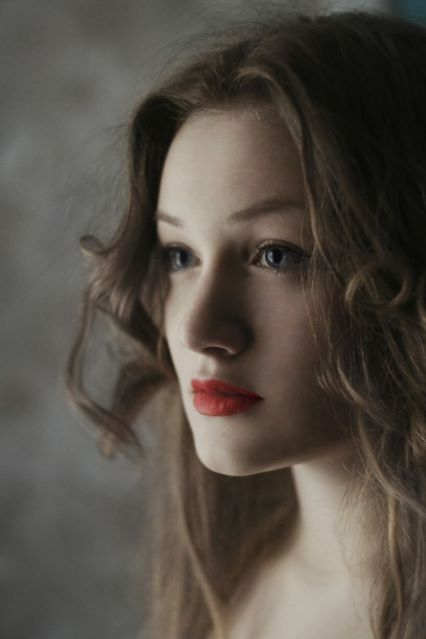
#> input picture Python/OpenCv_Python/Resources/girl.jpg, 426 x 639 px
$ python chapter9.py
#> lines starting #> are read from the running program, lines starting #| are printed output that depends on the picture; after the words box and inside, x2 and y2 are one past the last pixel; in counts of white or black regions, pixels touching at a corner belong together
import cv2
'''
face detect from img
'''

faceCascade = cv2.CascadeClassifier(
    "haarcascades/haarcascade_frontalface_default.xml")
img = cv2.imread("Resources/girl.jpg")
#> img is the input picture: shape (639, 426, 3); mean B, G, R 70.5, 78.7, 85.6
imgGray = cv2.cvtColor(img, cv2.COLOR_BGR2GRAY)
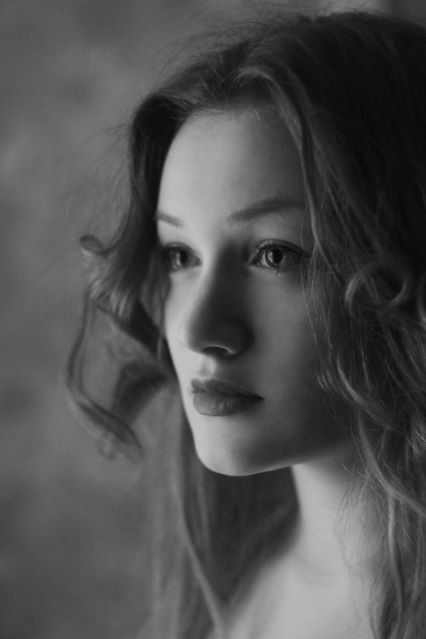
#> imgGray: shape (639, 426); min 4, max 199, mean 79.8

faces = faceCascade.detectMultiScale(imgGray, 1.1, 4)
#> faces = [[120, 190, 179, 179]]

for (x, y, w, h) in faces:
    cv2.rectangle(img, (x, y), (x+w, y+h), (255, 0, 0), 2)
#> this loop made 1 pass
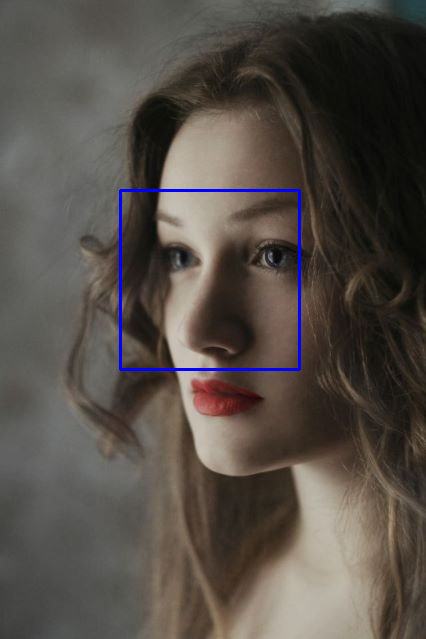
#> img: shape (639, 426, 3); 0.79% of pixels changed, all inside (x1, y1, x2, y2) = (119, 189, 301, 371)

cv2.imshow("Result:", img)
cv2.waitKey(0)

$ run again, with Python/OpenCv_Python/Resources/3.jpg copied over Python/OpenCv_Python/Resources/girl.jpg
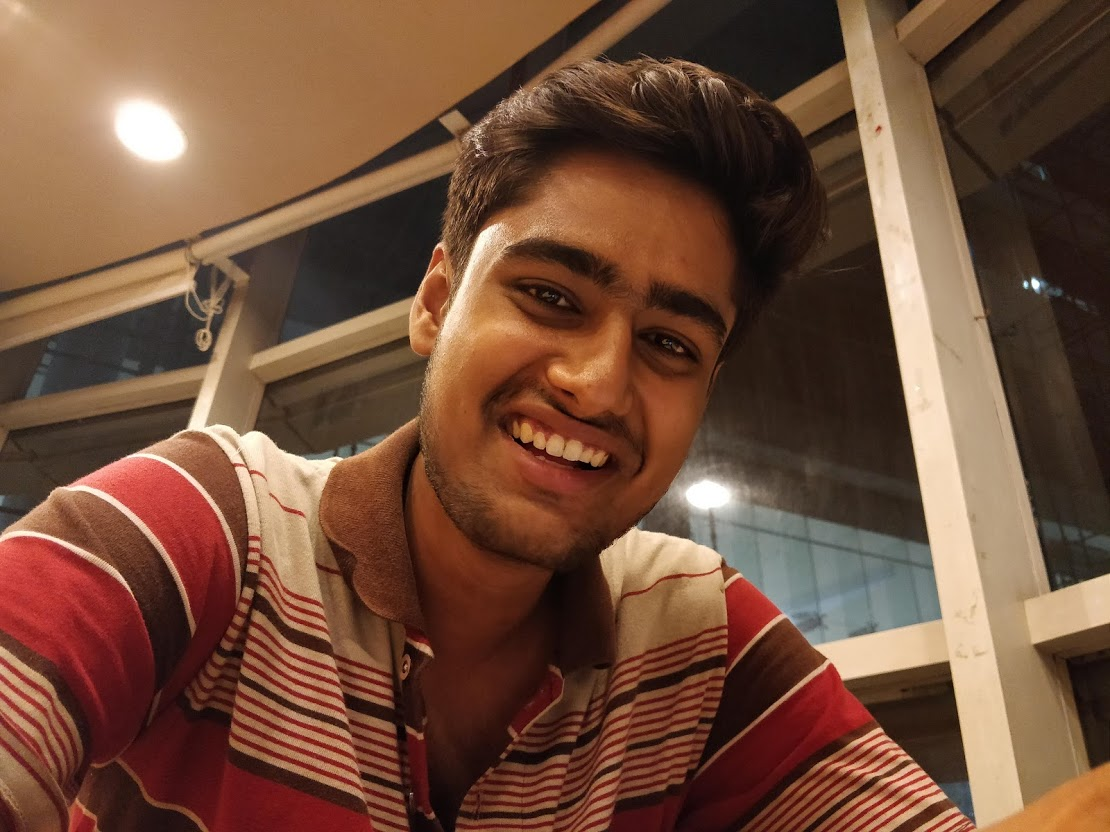
#> input picture Python/OpenCv_Python/Resources/3.jpg, 1110 x 832 px
#> img is the input picture: shape (832, 1110, 3); mean B, G, R 58.5, 78.4, 114.5
#> `imgGray = cv2.cvtColor(img, cv2.COLOR_BGR2GRAY)`:
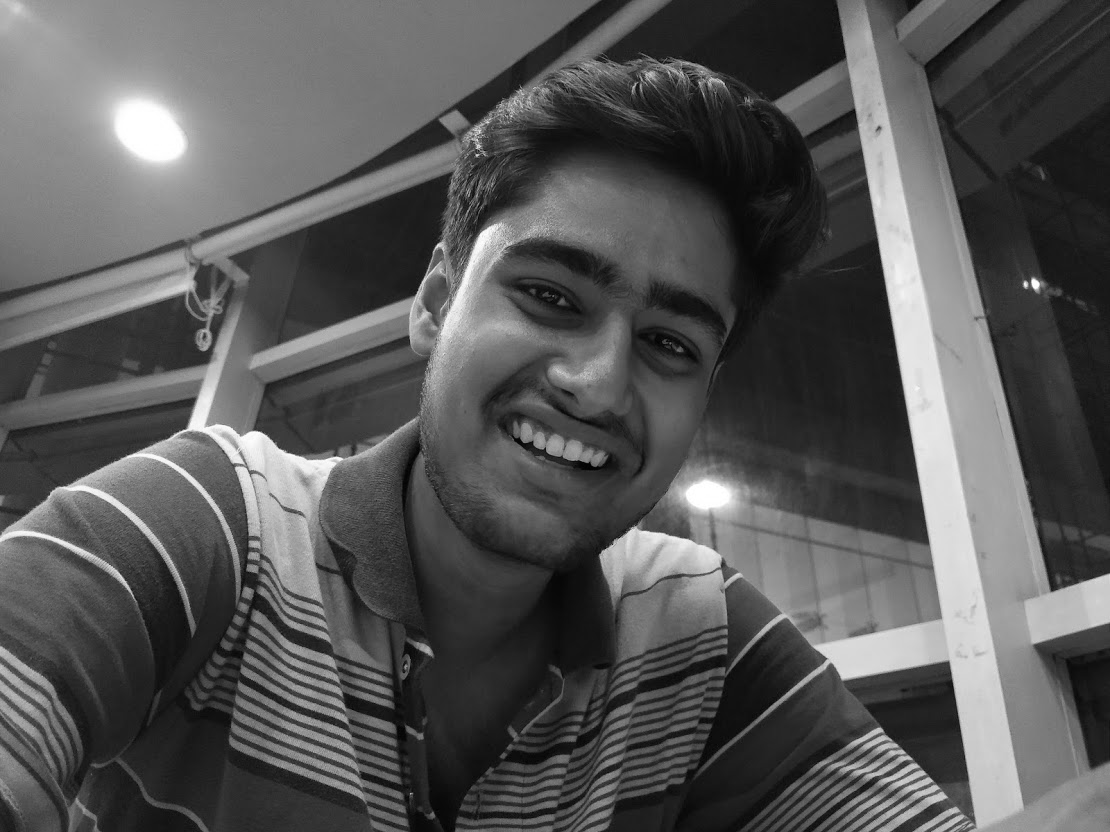
#> imgGray: shape (832, 1110); min 1, max 255, mean 86.9
#> faces = ()

$ run again, with Python/OpenCv_Python/Resources/dog.jpg copied over Python/OpenCv_Python/Resources/girl.jpg
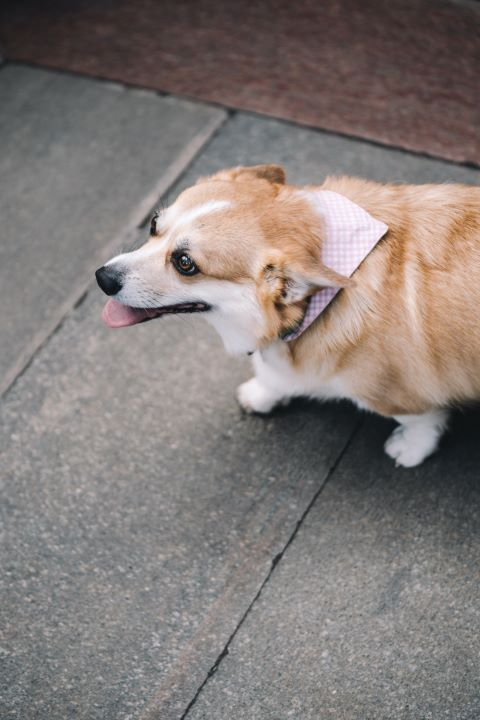
#> input picture Python/OpenCv_Python/Resources/dog.jpg, 480 x 720 px
#> img is the input picture: shape (720, 480, 3); mean B, G, R 119.9, 122.8, 130.8
#> `imgGray = cv2.cvtColor(img, cv2.COLOR_BGR2GRAY)`:
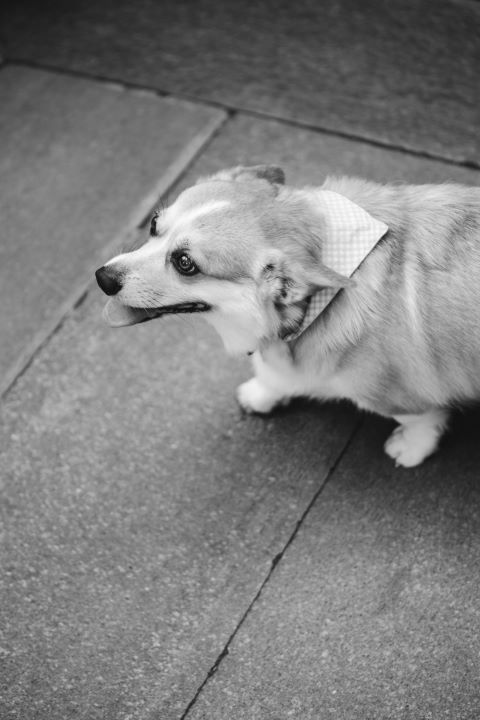
#> imgGray: shape (720, 480); min 4, max 254, mean 124.9
#> faces = ()
